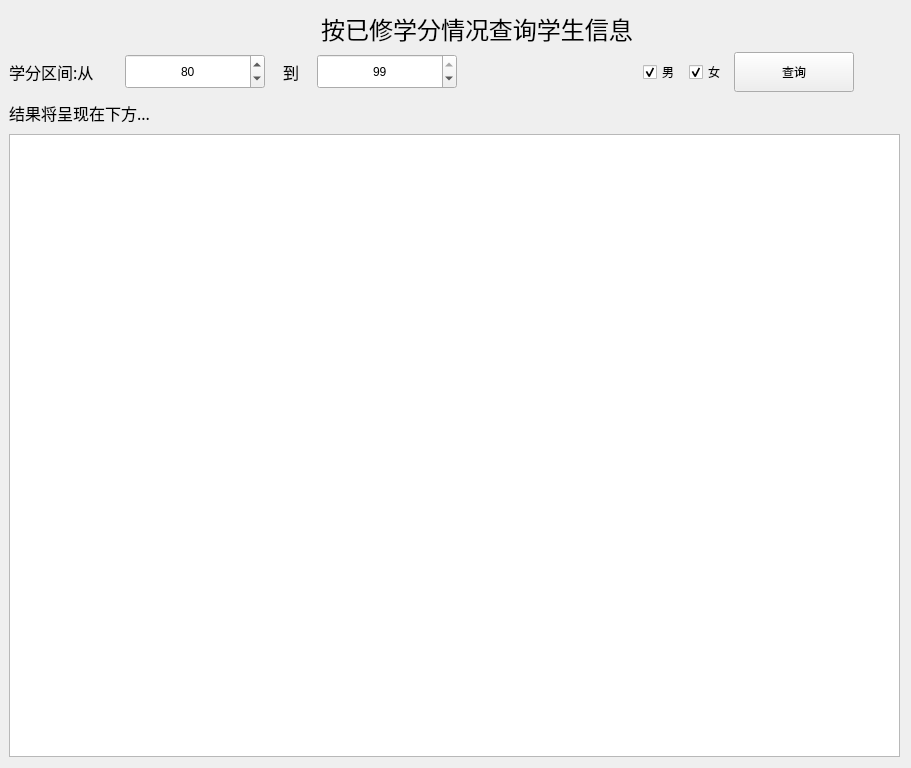
<?xml version="1.0" encoding="UTF-8"?>
<ui version="4.0">
 <class>Students_info_Credit</class>
 <widget class="QWidget" name="Students_info_Credit">
  <property name="geometry">
   <rect>
    <x>0</x>
    <y>0</y>
    <width>911</width>
    <height>768</height>
   </rect>
  </property>
  <property name="minimumSize">
   <size>
    <width>100</width>
    <height>35</height>
   </size>
  </property>
  <property name="windowTitle">
   <string>Form</string>
  </property>
  <layout class="QGridLayout" name="gridLayout">
   <property name="leftMargin">
    <number>9</number>
   </property>
   <item row="10" column="0" colspan="8">
    <layout class="QVBoxLayout" name="dataTable_Vlayout">
     <item>
      <widget class="QLabel" name="resultHint_label">
       <property name="minimumSize">
        <size>
         <width>500</width>
         <height>30</height>
        </size>
       </property>
       <property name="maximumSize">
        <size>
         <width>600</width>
         <height>60</height>
        </size>
       </property>
       <property name="font">
        <font>
         <family>宋体</family>
         <pointsize>12</pointsize>
        </font>
       </property>
       <property name="text">
        <string>结果将呈现在下方...</string>
       </property>
      </widget>
     </item>
     <item>
      <widget class="TableWidget" name="data_tableWidget">
       <property name="minimumSize">
        <size>
         <width>500</width>
         <height>450</height>
        </size>
       </property>
       <property name="maximumSize">
        <size>
         <width>6000</width>
         <height>1500</height>
        </size>
       </property>
      </widget>
     </item>
    </layout>
   </item>
   <item row="4" column="2">
    <widget class="QLabel" name="transition_credit_label">
     <property name="minimumSize">
      <size>
       <width>20</width>
       <height>35</height>
      </size>
     </property>
     <property name="maximumSize">
      <size>
       <width>50</width>
       <height>35</height>
      </size>
     </property>
     <property name="font">
      <font>
       <family>宋体</family>
       <pointsize>12</pointsize>
      </font>
     </property>
     <property name="text">
      <string>到</string>
     </property>
     <property name="alignment">
      <set>Qt::AlignCenter</set>
     </property>
    </widget>
   </item>
   <item row="4" column="6">
    <widget class="PrimaryPushButton" name="select_pushButton">
     <property name="minimumSize">
      <size>
       <width>120</width>
       <height>40</height>
      </size>
     </property>
     <property name="maximumSize">
      <size>
       <width>150</width>
       <height>40</height>
      </size>
     </property>
     <property name="mouseTracking">
      <bool>true</bool>
     </property>
     <property name="text">
      <string>查询</string>
     </property>
    </widget>
   </item>
   <item row="2" column="3">
    <widget class="QLabel" name="title_label">
     <property name="minimumSize">
      <size>
       <width>320</width>
       <height>30</height>
      </size>
     </property>
     <property name="maximumSize">
      <size>
       <width>350</width>
       <height>35</height>
      </size>
     </property>
     <property name="font">
      <font>
       <family>宋体</family>
       <pointsize>18</pointsize>
      </font>
     </property>
     <property name="text">
      <string>按已修学分情况查询学生信息</string>
     </property>
     <property name="alignment">
      <set>Qt::AlignCenter</set>
     </property>
    </widget>
   </item>
   <item row="4" column="1">
    <widget class="SpinBox" name="Credit_Minimum_SpinBox">
     <property name="minimumSize">
      <size>
       <width>140</width>
       <height>35</height>
      </size>
     </property>
     <property name="maximumSize">
      <size>
       <width>140</width>
       <height>35</height>
      </size>
     </property>
     <property name="alignment">
      <set>Qt::AlignCenter</set>
     </property>
     <property name="value">
      <number>80</number>
     </property>
    </widget>
   </item>
   <item row="4" column="5">
    <widget class="CheckBox" name="Female_CheckBox">
     <property name="text">
      <string>女</string>
     </property>
     <property name="checked">
      <bool>true</bool>
     </property>
    </widget>
   </item>
   <item row="4" column="3">
    <widget class="SpinBox" name="Credit_Maxmum_SpinBox">
     <property name="minimumSize">
      <size>
       <width>140</width>
       <height>35</height>
      </size>
     </property>
     <property name="maximumSize">
      <size>
       <width>140</width>
       <height>35</height>
      </size>
     </property>
     <property name="layoutDirection">
      <enum>Qt::LeftToRight</enum>
     </property>
     <property name="alignment">
      <set>Qt::AlignCenter</set>
     </property>
     <property name="value">
      <number>99</number>
     </property>
    </widget>
   </item>
   <item row="4" column="0">
    <widget class="QLabel" name="Credit_head_label">
     <property name="minimumSize">
      <size>
       <width>110</width>
       <height>0</height>
      </size>
     </property>
     <property name="maximumSize">
      <size>
       <width>150</width>
       <height>16777215</height>
      </size>
     </property>
     <property name="font">
      <font>
       <family>宋体</family>
       <pointsize>12</pointsize>
      </font>
     </property>
     <property name="text">
      <string>学分区间:从</string>
     </property>
    </widget>
   </item>
   <item row="4" column="4">
    <widget class="CheckBox" name="Male_CheckBox">
     <property name="text">
      <string>男</string>
     </property>
     <property name="checkable">
      <bool>true</bool>
     </property>
     <property name="checked">
      <bool>true</bool>
     </property>
     <property name="tristate">
      <bool>false</bool>
     </property>
    </widget>
   </item>
  </layout>
 </widget>
 <customwidgets>
  <customwidget>
   <class>CheckBox</class>
   <extends>QCheckBox</extends>
   <header>qfluentwidgets</header>
  </customwidget>
  <customwidget>
   <class>PushButton</class>
   <extends>QPushButton</extends>
   <header>qfluentwidgets</header>
  </customwidget>
  <customwidget>
   <class>PrimaryPushButton</class>
   <extends>PushButton</extends>
   <header>qfluentwidgets</header>
  </customwidget>
  <customwidget>
   <class>SpinBox</class>
   <extends>QSpinBox</extends>
   <header>qfluentwidgets</header>
  </customwidget>
  <customwidget>
   <class>TableWidget</class>
   <extends>QTableWidget</extends>
   <header>qfluentwidgets</header>
  </customwidget>
 </customwidgets>
 <resources/>
 <connections/>
</ui>
